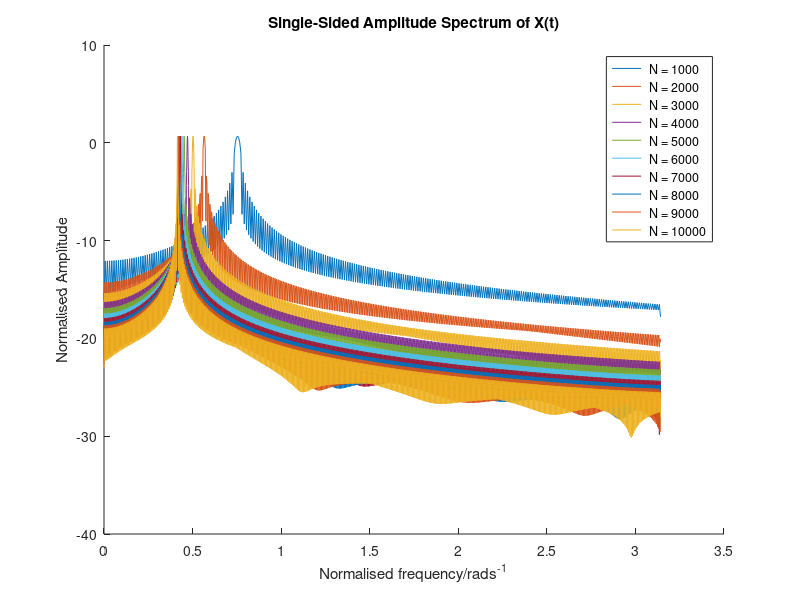

Reproduce this figure in MATLAB.
clc; clear all; close all;

% Signal parameters
Fs = 100000;   % Sampling Frequency                            
T = 1/Fs;      % Period            
L = 150000;    % Length of signal         
t = (0:L-1)*T; % Time of samples
i = 1;         % Index for loop

for L = 1000:1000:10000
    
    % Generate Signal
    t = (0:L-1)*T;
    S = sin(2*pi*6000*t);
    W = hann(length(S));
    N = randn(1,length(S));
    
    % Window Signal
    X = W'.*S;
    X = [X,zeros(1,1e3)];
    
    % Compute one sided fft
    Y = fft(X);
    P2 = abs(Y)/max(abs(Y));
    P1 = P2(1:L/2+1);
    P1(2:end-1) = 2*P1(2:end-1);
    P1 = log(P1);

    % Compute Normalised Frequency 
    f = Fs*(0:(L/2))/L;
    f_norm = f*2*pi/Fs;

    % Plot fft
    hold on;
    plot(f_norm,P1)
    title('Single-Sided Amplitude Spectrum of X(t)')
    xlabel('Normalised frequency/rads^{-1}')
    ylabel('Normalised Amplitude')
    legendinfo{i} = [' N = ' num2str(L)]; 
    i = i + 1;
end
legend(legendinfo)